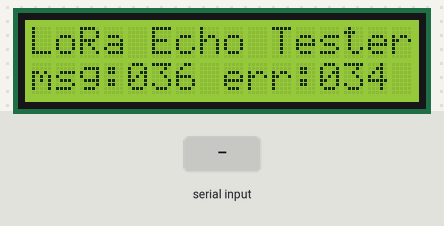
The sketch below on a simulated Arduino Uno, built with avr-gcc and run on an emulated ATmega328P. Parts: 16×2 character LCD. The test bench sets the inputs (shaded band). What the sketch prints to the serial monitor is not drawn.

Above: at 1.2 s.
1.3 s: "1" received over the second serial link
At 3.2 s:
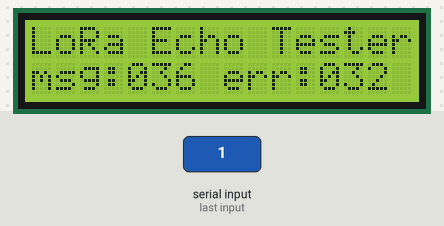
3.5 s: "0" received over the second serial link
At 4.0 s:
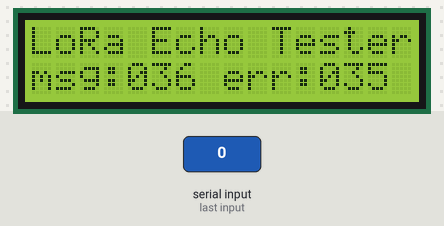
5.1 s: "2" received over the second serial link
At 5.36 s:
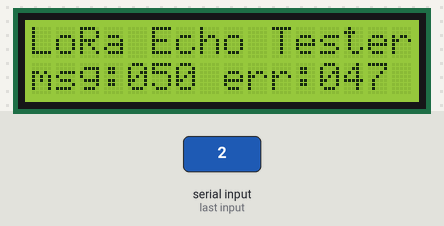
Timing chart, 0 to 8.1 s (numbered marks = the images above; inputs shaded):
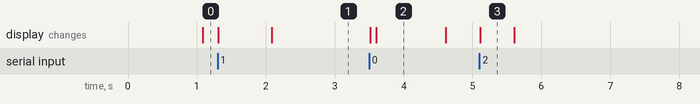

The sketch:

EchoRanger2.ino
```cpp
#include <TinyGPS++.h>
#include <SoftwareSerial.h>
#include <LiquidCrystal.h>
/*
   This sample sketch demonstrates the normal use of a TinyGPS++ (TinyGPSPlus) object.
   It requires the use of SoftwareSerial, and assumes that you have a
   4800-baud serial GPS device hooked up on pins 4(rx) and 3(tx).
*/
static const int RXPin = 8, TXPin = 9;
static const uint32_t GPSBaud = 9600;

float latitudeNOW = 0;
float longitudeNOW = 0;

float latitudeTHEN = 0;
float longitudeTHEN = 0;

//UCT
float latitudeORIGIN = -33.958381;
float longitudeORIGIN = 18.459545;

float testfloatA = 1223334445;
float testfloatB = 6677788889;

char testmsg[20] = "thisisatestmessage";
char data_in[20];

//home
//float latitudeORIGIN = -34.0250155;
//float longitudeORIGIN = 18.4627513;

bool locked = false;
bool LoRaconnected = false;
int duration = 0;

char data_prev = 0;
uint8_t error_counter = 0;

const float pi =  3.14159265359;

// The TinyGPS++ object
TinyGPSPlus gps;

// The serial connection to the GPS device
SoftwareSerial ss(RXPin, TXPin);
SoftwareSerial LoRa(10, 11);//10 = Rx, 11 = Tx


// initialize the library with the numbers of the interface pins
LiquidCrystal lcd(6, 7, 5, 4, 3, 2);

void setup()
{
  Serial.begin(115200);
  ss.begin(GPSBaud);
  LoRa.begin(9600);

  lcd.begin(16, 2);
  lcd.print("LoRa Echo Tester");

  lcd.setCursor(0, 1);//row2
  lcd.print("msg: ");

  LoRa.print("startup");

}

void loop()
{
  //LoRa.print("temp?");
  long starttime = millis();
  LoRa.listen();
  Serial.println("waiting for LoRa response");
  while (((millis() - starttime) < 5000) && (LoRa.available() < 1)) { //wait for LoRa response. only wait 5seconds max

    //Serial.println(LoRa.available());
    //Serial.println(millis()-starttime);

  }

  if (LoRa.available() > 0) {
    //lcd.clear();
    lcd.setCursor(0, 0);//row1
    lcd.print("LoRa Echo Tester");
    lcd.setCursor(0, 1);//row2
    lcd.print("msg: ");
    int inbytes = LoRa.available();
    for (int i = 0 ; i < inbytes ; i++ ) {
      data_in[i] = LoRa.read();
      if ((char)data_in[i] == 1) { // 1
        Serial.println("resetting error count...");
        lcd.setCursor(0, 0);//row1
        lcd.print("LoRa Echo Tester");
        lcd.setCursor(0, 1);//row2
        lcd.print("msg:    err:   ");
        error_counter = 0;
        data_prev = 0; // 0
      }
      if ((char)data_in[i] != (char)data_prev + 1) { //if the new data is not 1 more than previous data
        //lcd.clear();
        if (((char)data_in[i] > -128) && ((char)data_in[i] < 256)) { // range for char / uint8_t
          uint8_t temp = (uint8_t)data_in[i] - (uint8_t)data_prev - 1; // number o errors is new - old - 1


          Serial.print("temp:"); Serial.println(temp);
          Serial.print("data_in[1]"); Serial.println(data_in[1]);
          Serial.print("data_prev"); Serial.println(data_prev);

          error_counter = error_counter + temp;
          Serial.print("error_counter:"); Serial.println((uint8_t)error_counter);

          lcd.setCursor(0, 0);//row1
          lcd.print("LoRa Echo Tester");
          lcd.setCursor(8, 1);//row2
          lcd.print("err:");
          //lcd.setCursor(12, 1);//row2
          //lcd.print((error_counter+1-1));

          lcd.setCursor(12, 1);//hundreds
          int h0 = error_counter / 100;
          lcd.print((char) (h0 + 48));

          lcd.setCursor(13, 1); // tens
          int t0 = (error_counter - h0 * 100) / 10;
          lcd.print((char) (t0 + 48));

          lcd.setCursor(14, 1); //units
          int u0 = error_counter - h0 * 100 - t0 * 10;
          lcd.print((char) (u0 + 48));
          //
          Serial.print("number: "); Serial.print(h0); Serial.print(t0); Serial.println(u0);
          Serial.println("--------------------------------------");
        }
        else {
          Serial.println("garbage");
        }
      }
      else {
        Serial.println("no error");
      }
      data_prev = data_in[i];
      Serial.print("default: "); Serial.println(data_in[i]);
      Serial.print("uint8_t: "); Serial.println((uint8_t) data_in[i]);

      uint8_t number = (uint8_t) data_in[i];
      //lcd.setCursor(4+i, 1);
      //lcd.print((char)(data_in[i]+1-1));
      lcd.setCursor(4 + i, 1); // hundreds
      int h = number / 100;
      lcd.print((char) (h + 48));

      lcd.setCursor(5 + i, 1); // tens
      int t = (number - h * 100) / 10;
      lcd.print((char) (t + 48));

      lcd.setCursor(6 + i, 1); //units
      int u = number - h * 100 - t * 10;
      lcd.print((char) (u + 48));
      //
      Serial.print("number: "); Serial.print(h); Serial.print(t); Serial.println(u);
      Serial.println("--------------------------------------");
      //lcd.setCursor(10, 1);
      //lcd.print((char)223);
      //lcd.print("C");
      //Serial.println((char)(data_in[i]+1-1));
    }
    LoRa.flush();
    //send the message back:
    LoRa.print(data_in);
  }
  else {
    Serial.println("LoRa timeout");
    //LoRa.print("timeout");
    //LoRa.listen();
  }

}
```

Measured:
- after the input at 1.3 s, the display: first changes at once (image 1 shows a later state)
- after the input at 3.5 s, the display: first changes at once (image 2 shows a later state)
- after the input at 5.1 s, the display: changes at once (image 3)
- what the display in image 2 shows lasts 1.0 s, from 3.6 s to 4.6 s
- what the display in image 3 shows lasts 0.5 s, from 5.1 s to 5.6 s
